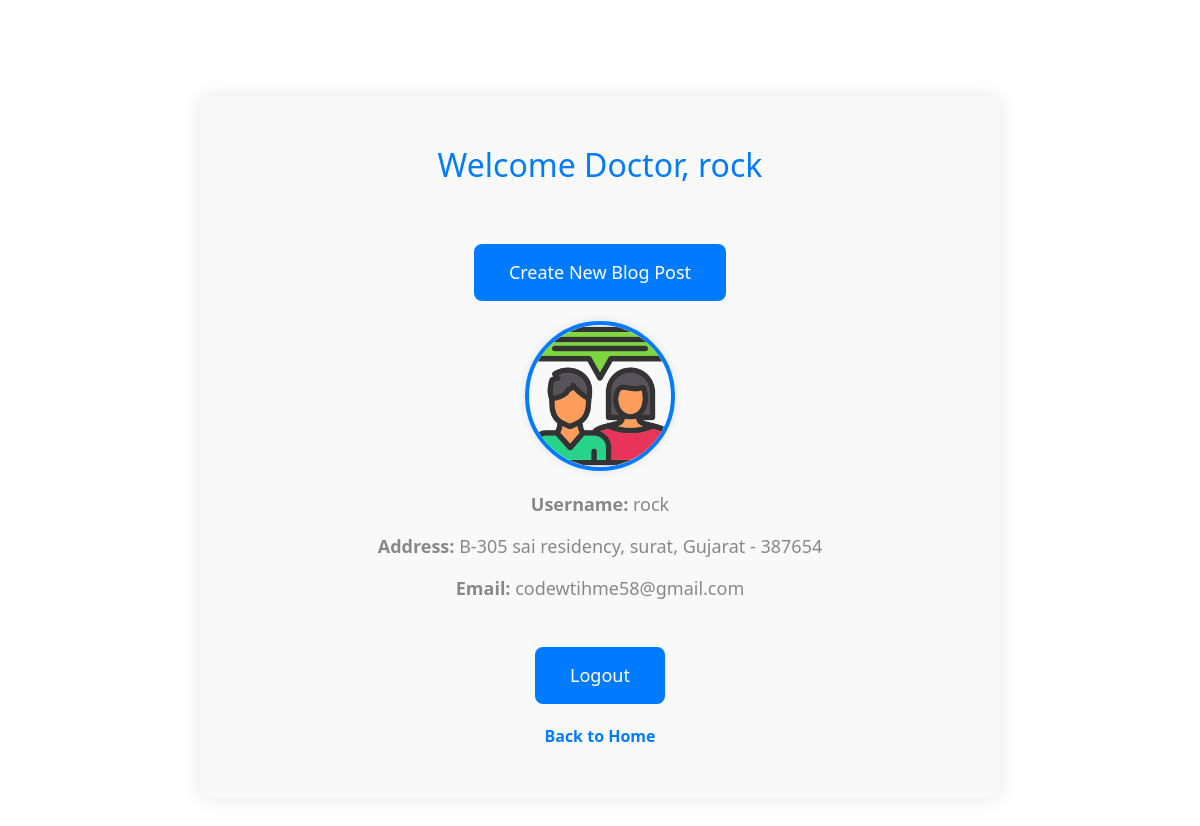
Page /dashboard/ (signed in) on the committed database.
### user_auth/models.py (models this page shows, shortened)
class CustomUser(AbstractUser):
    user_types = [('patient', 'Patient'), ('doctor', 'Doctor')]
    user_type = models.CharField(max_length=10, choices=user_types)
    first_name = models.CharField(max_length=30, default='null')
    last_name = models.CharField(max_length=30,default='null')
    profile_picture = models.ImageField(upload_to='profile_pics/', null=False, blank=False)
    email=models.EmailField(blank=True, null=True)
    address_line1 = models.CharField(max_length=255)
    city = models.CharField(max_length=100)
    state = models.CharField(max_length=100)
    pincode = models.CharField(max_length=10)

### user_auth/views.py (the view)
# urls.py: path('dashboard/', views.dashboard, name='dashboard'),
def dashboard(request):
    return render(request, 'dashboard.html')

### user_auth/templates/dashboard.html (shortened to what this page needs)
{% extends 'base copy.html' %}
{% block content %}
<div class="main_board">
    {% if user.user_type == 'patient' %}
        <h1>Welcome to patient Dashboard</h1>
        <a href="{% url 'blog_post_list' %}" class="login_button">View Blog Posts</a>
    {% else %}
        <h1>Welcome Doctor, {{ user.username }}</h1>
        <a href="{% url 'blog_post_create' %}" class="login_button">Create New Blog Post</a>
    {% endif %}
    <div class="user_info">
        <img class="profile-picture" src="{{ user.profile_picture.url }}" alt="Profile Picture">
        <div class="user_details">
            <p><strong>Username:</strong> {{ user.username }}</p>
            <p><strong>Address:</strong> {{ user.address_line1 }}, {{ user.city }}, {{ user.state }} - {{ user.pincode }}</p>
            {% if user.email %}
                <p><strong>Email:</strong> {{ user.email }}</p>
            {% else %}
                <p><strong>Email:</strong> No email registered</p>
            {% endif %}
        </div>
    </div>
    <a href="/logout" class="login_button">Logout</a>
    <a href="/" class="logout_link">Back to Home</a>
  </div>
{% endblock %}

### user_auth/templates/dashboard.html (style rules this page uses)
.main_board { background-color: #f9f9f9; border-radius: 10px; padding: 50px; max-width: 800px; margin: 6rem auto; box-shadow: 0 0 20px rgba(0, 0, 0, 0.1); text-align: center; }
.main_board h1 { color: #007bff; margin-bottom: 30px; font-size: 32px; }
.main_board p { color: #888; margin-bottom: 15px; font-size: 18px; }
.main_board .profile-picture { width: 150px; height: 150px; border-radius: 50%; margin: 20px auto; display: block; object-fit: cover; border: 4px solid #007bff; box-shadow: 0 0 10px rgba(0, 0, 0, 0.1); }
.login_button { display: inline-block; text-decoration: none; padding: 15px 35px; border-radius: 8px; background-color: #007bff; color: #fff; font-size: 18px; transition: background-color 0.3s ease-in-out, color 0.3s ease-in-out; margin-top: 30px; }
.logout_link { text-decoration: none; color: #007bff; font-weight: bold; font-size: 16px; margin-top: 20px; display: block; }

### rows in the picture
CustomUser: username "rock", profile_picture (picture), address_line1 "B-305 sai residency", city "surat", state "Gujarat", pincode "387654", email "codewtihme58@gmail.com"
